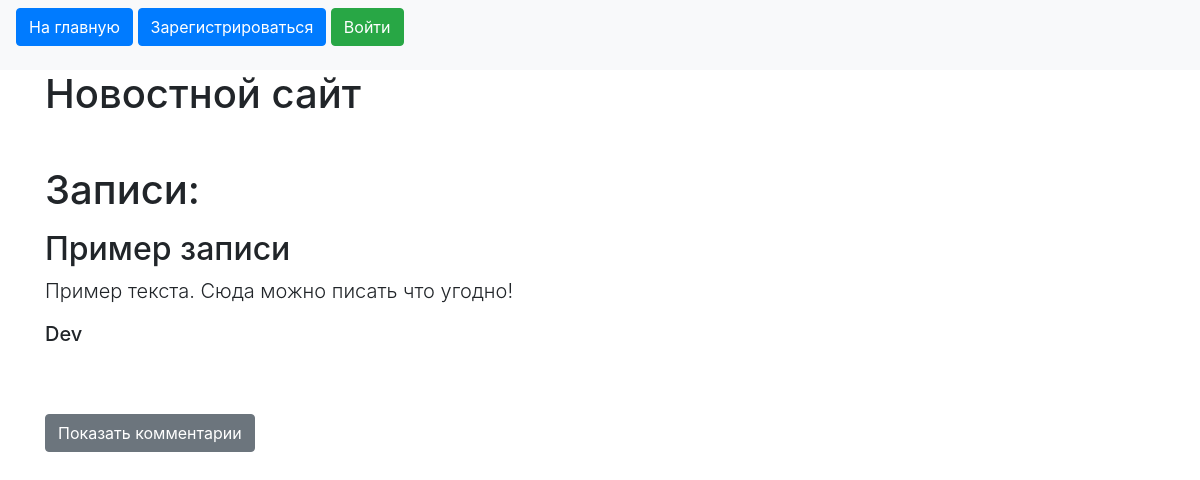
Before: / with the older database file.
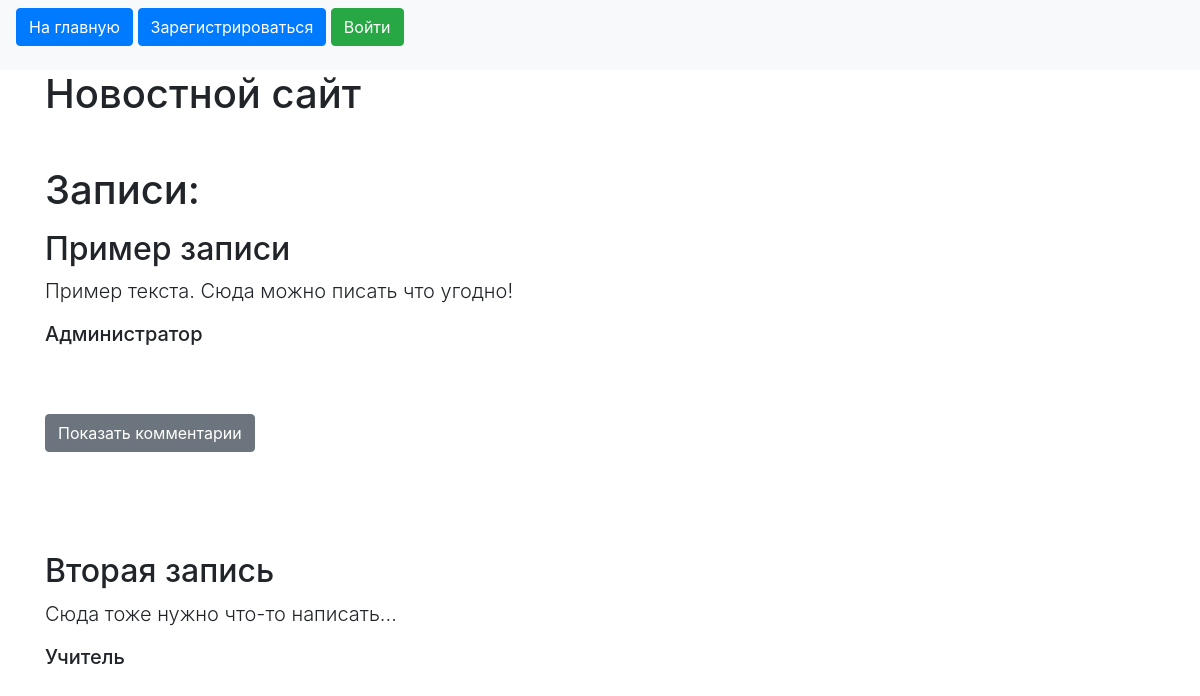
After: the same page with the newer database file.
### data/post.py (models this page shows)
class Post(SqlAlchemyBase):
    __tablename__ = 'posts'
    id = sqlalchemy.Column(sqlalchemy.Integer, primary_key=True, autoincrement=True, unique=True)
    title = sqlalchemy.Column(sqlalchemy.String)
    content = sqlalchemy.Column(sqlalchemy.String)
    commentable = sqlalchemy.Column(sqlalchemy.Boolean, default=True)
    author = sqlalchemy.Column(sqlalchemy.Integer, sqlalchemy.ForeignKey('users.id'))
    user = relation('User', back_populates='post')

### data/users.py (models this page shows, shortened)
class User(SqlAlchemyBase, UserMixin):
    __tablename__ = 'users'
    id = sqlalchemy.Column(sqlalchemy.Integer,
                           primary_key=True, autoincrement=True, unique=True)
    name = sqlalchemy.Column(sqlalchemy.String)
    email = sqlalchemy.Column(sqlalchemy.String,
                              index=True, unique=True)
    hashed_password = sqlalchemy.Column(sqlalchemy.String)
    post = relation('Post', back_populates='user')
    access_level = sqlalchemy.Column(sqlalchemy.Integer)

### main.py (the view)
@app.route('/index')
@app.route('/')
def index():
    db_sess = db_session.create_session()
    dbdata = db_sess.query(Post).all()
    datalist = []
    commentlist = []
    for j in dbdata:
        id = j.id
        authors = db_sess.query(User).filter(User.id == j.author).first()
        dataobj = {"id": id, "title": j.title, "content": j.content, "commentable": j.commentable,
                   "author": authors.name, "author_id": authors.id}
        dbcomdata = db_sess.query(Comments).filter(Comments.parent == id).all()
        for i in dbcomdata:
            commentlist.append({"author": db_sess.query(User).filter(User.id == i.author).first().name,
                                "content": i.content, "id": i.id, "author_id":db_sess.query(User).filter(User.id == i.author).first().id })
        dataobj['comments'] = commentlist
        datalist.append(dataobj)
        commentlist = []
    return render_template('index.html', datalist=datalist)

### data/db_session.py (called while the page is built)
def create_session() -> Session:
    global __factory
    return __factory()

### templates/index.html (shortened to what this page needs)
{% extends "base.html" %}
{% block content %}
<h1>Новостной сайт</h1>
    <div class="d-flex" style="height: 40px;">
    </div>
<h1>Записи:</h1>
<p>
    {% for dataobject in datalist %}
        <h2>{{ dataobject.title }}</h2>
        <p class="lead">
            {{dataobject.content}}
        </p>
        <h5>{{dataobject.author}}</h5>
        <div class="d-flex" style="height: 60px;">
        {% if dataobject.commentable%}
            </div>
            <button type="button" class="btn btn-secondary">Показать комментарии</button>
        {% endif %}
        <div class="d-flex" style="height: 100px;">
        </div>
    {% endfor %}
{% endblock %}

Changed rows visible on the page:
added Post: title "Вторая запись", content "Сюда тоже нужно что-то написать..."
now on this page (row edited): User: author "Учитель"
Other visible differences:
new list line: "Пример записи Пример текста. Сюда можно писать что угодно!"
new list line: "Администратор"
new list line: "Показать комментарии"
list line gone: "Пример записи Пример текста. Сюда можно писать что угодно!"
list line gone: "Dev"
list line gone: "Показать комментарии"
